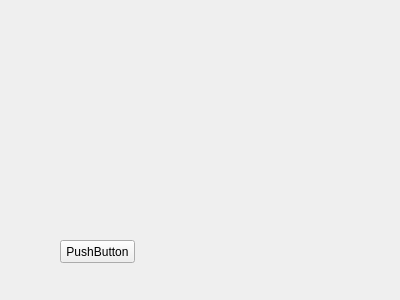
<?xml version="1.0" encoding="UTF-8"?>
<ui version="4.0">
 <class>Widget</class>
 <widget class="QWidget" name="Widget">
  <property name="geometry">
   <rect>
    <x>0</x>
    <y>0</y>
    <width>400</width>
    <height>300</height>
   </rect>
  </property>
  <property name="windowTitle">
   <string>Widget</string>
  </property>
  <widget class="QPushButton" name="pushButton">
   <property name="geometry">
    <rect>
     <x>60</x>
     <y>240</y>
     <width>75</width>
     <height>23</height>
    </rect>
   </property>
   <property name="text">
    <string>PushButton</string>
   </property>
  </widget>
 </widget>
 <layoutdefault spacing="6" margin="11"/>
 <resources/>
 <connections/>
</ui>
